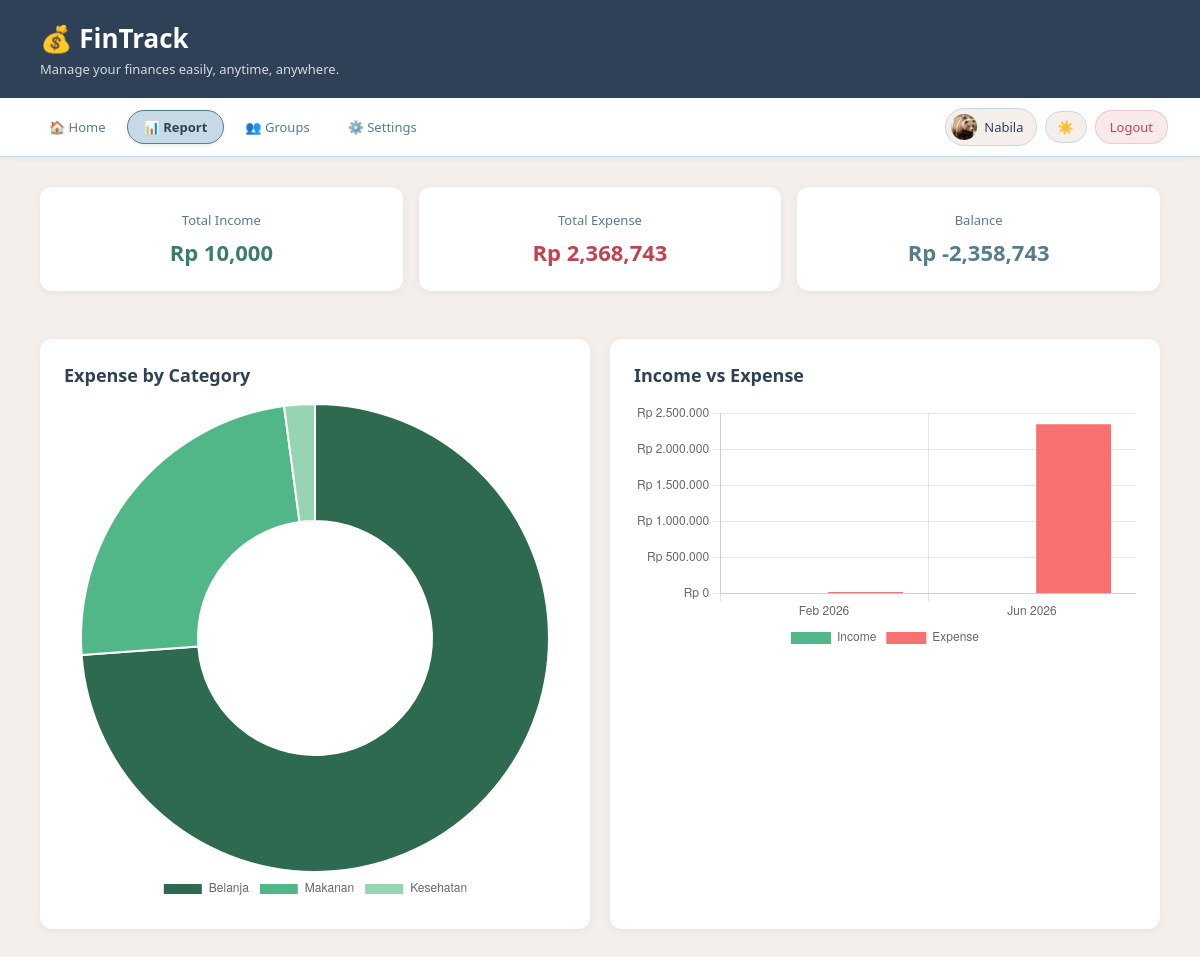
/report (signed in), run on the app's committed database.
### app.py (models this page shows)
class User(UserMixin, db.Model):
    id           = db.Column(db.Integer, primary_key=True)
    name         = db.Column(db.String(100), nullable=False)
    email        = db.Column(db.String(100), unique=True, nullable=False)
    password     = db.Column(db.String(200), nullable=False)
    photo        = db.Column(db.String(200), nullable=True)
    language     = db.Column(db.String(5),  default='id')
    theme        = db.Column(db.String(10), default='light')
    notif_popup  = db.Column(db.Boolean,    default=True)
    timezone     = db.Column(db.String(50), default='Asia/Jakarta')
    created_at   = db.Column(db.DateTime,   default=datetime.utcnow)
    transactions = db.relationship('Transaction', backref='user', lazy=True)

### app.py (the view)
@app.route('/report')
@login_required
def report():
    transactions  = Transaction.query.filter_by(user_id=current_user.id)\
                               .order_by(Transaction.date.asc()).all()
    category_data = {}
    monthly_data  = {}
    for t in transactions:
        if t.type == 'expense':
            category_data[t.category] = category_data.get(t.category, 0) + t.amount
        key = t.date.strftime('%b %Y')
        if key not in monthly_data:
            monthly_data[key] = {'income': 0, 'expense': 0}
        monthly_data[key][t.type] += t.amount
    total_income  = sum(t.amount for t in transactions if t.type == 'income')
    total_expense = sum(t.amount for t in transactions if t.type == 'expense')
    balance       = total_income - total_expense
    return render_template('report.html',
                           category_data=category_data,
                           monthly_data=monthly_data,
                           total_income=total_income,
                           total_expense=total_expense,
                           balance=balance)

### app.py (called while the page is built)
@login_manager.user_loader
def load_user(user_id):
    return User.query.get(int(user_id))

@app.context_processor
def inject_translation():
    lang = current_user.language if current_user.is_authenticated else 'id'
    return dict(t=get_translation(lang))

### translations.py (called while the page is built)
def get_translation(lang='id'):
    return TRANSLATIONS.get(lang, TRANSLATIONS['id'])

### templates/report.html (shortened to what this page needs)
<!DOCTYPE html>
<html lang="id" id="html-root">
<head>
    <link rel="stylesheet" href="{{ url_for('static', filename='style.css') }}">
</head>
<body>
<header>
    <h1>💰 FinTrack</h1>
    <p>{{ t['desc_app'] }}</p>
</header>
<nav class="navbar">
    <a href="/index" class="nav-link">🏠 {{ t['nav_home'] }}</a>
    <a href="/report" class="nav-link active">📊 {{ t['nav_report'] }}</a>
    <a href="/groups" class="nav-link">👥 {{ t['nav_sharing'] }}</a>
    <a href="/settings" class="nav-link">⚙️ {{ t['nav_settings'] }}</a>
    <div class="nav-right">
        <div class="user-chip">
            <div class="user-avatar">
                {% if current_user.photo %}
                    <img src="{{ url_for('static', filename='uploads/' + current_user.photo) }}" alt="foto">
                {% else %}
                    👤
                {% endif %}
            </div>
            <span>{{ current_user.name }}</span>
        </div>
        <button class="theme-toggle" onclick="toggleTheme()">
            <span class="theme-icon">☀️</span>
        </button>
        <a href="/logout" class="btn-logout">{{ t['nav_logout'] }}</a>
    </div>
</nav>
<main>
    <div class="summary-grid">
        <div class="card summary-card income">
            <p class="label">{{ t['total_income'] }}</p>
            <p class="amount">Rp {{ "{:,.0f}".format(total_income) }}</p>
        </div>
        <div class="card summary-card expense">
            <p class="label">{{ t['total_expense'] }}</p>
            <p class="amount">Rp {{ "{:,.0f}".format(total_expense) }}</p>
        </div>
        <div class="card summary-card balance">
            <p class="label">{{ t['balance'] }}</p>
            <p class="amount">Rp {{ "{:,.0f}".format(balance) }}</p>
        </div>
    </div>
    <div class="chart-grid">
        <div class="card">
            <h2>{{ t['expense_by_cat'] }}</h2>
            {% if category_data %}
                <canvas id="categoryChart"></canvas>
            {% else %}
                <p class="empty-msg">{{ t['no_expense_data'] }}</p>
            {% endif %}
        </div>
        <div class="card">
            <h2>{{ t['income_vs_expense'] }}</h2>
            {% if monthly_data %}
                <canvas id="monthlyChart"></canvas>
            {% else %}
                <p class="empty-msg">{{ t['no_transaction_data'] }}</p>
            {% endif %}
        </div>
    </div>
</main>
<script>
    // Data dari Flask
    const categoryLabels = {{ category_data.keys() | list | tojson }};
    const categoryValues = {{ category_data.values() | list | tojson }};
    const monthlyLabels  = {{ monthly_data.keys()  | list | tojson }};
    const monthlyIncome  = {{ monthly_data.values() | map(attribute='income')  | list | tojson }};
    const monthlyExpense = {{ monthly_data.values() | map(attribute='expense') | list | tojson }};
    // Donut chart
    if (categoryLabels.length > 0) {
        new Chart(document.getElementById('categoryChart'), {
            type: 'doughnut',
            data: {
                labels: categoryLabels,
                datasets: [{
                    data: categoryValues,
                    backgroundColor: [
                        '#2d6a4f','#52b788','#95d5b2',
                        '#dc2626','#f87171','#fca5a5',
                        '#1d4ed8','#60a5fa'
                    ],
                    borderWidth: 2
                }]
            },
            options: {
                responsive: true,
                plugins: {
                    legend: { position: 'bottom' }
                }
            }
        });
    }
    // Bar chart
    if (monthlyLabels.length > 0) {
        new Chart(document.getElementById('monthlyChart'), {
            type: 'bar',
            data: {
                labels: monthlyLabels,
                datasets: [
                    {
                        label: {{ t['income'] | tojson }},
                        data: monthlyIncome,
                        backgroundColor: '#52b788'
                    },
                    {
                        label: {{ t['expense'] | tojson }},
                        data: monthlyExpense,
                        backgroundColor: '#f87171'
                    }
                ]
            },
            options: {
                responsive: true,
                plugins: {
                    legend: { position: 'bottom' }
                },
                scales: {
                    y: {
                        beginAtZero: true,
                        ticks: {
                            callback: value => 'Rp ' + value.toLocaleString('id-ID')
                        }
                    }
                }
            }
        });
    }
</script>
</body>
</html>

### static/style.css (style rules this page uses)
* { margin: 0; padding: 0; box-sizing: border-box; }
body { font-family: 'Segoe UI', sans-serif; background-color: #F5EFEB; color: #2F4156; }
header { background-color: #2F4156; color: white; padding: 20px 40px; }
header h1 { font-size: 26px; }
header p { font-size: 13px; opacity: 0.8; margin-top: 4px; }
main { padding: 30px 40px; }
.summary-grid { display: grid; grid-template-columns: repeat(3, 1fr); gap: 16px; margin-bottom: 24px; }
.summary-card { text-align: center; padding: 20px; }
.summary-card .label { font-size: 13px; color: #567C8D; margin-bottom: 8px; }
.summary-card .amount { font-size: 22px; font-weight: 600; }
.summary-card.income .amount { color: #3A7D6E; }
.summary-card.expense .amount { color: #C0444F; }
.summary-card.balance .amount { color: #567C8D; }
.card { background: #FFFFFF; border-radius: 12px; padding: 24px; box-shadow: 0 2px 8px rgba(47,65,86,0.07); margin-bottom: 24px; }
.card h2 { margin-bottom: 16px; font-size: 18px; color: #2F4156; }
.navbar { background: #FFFFFF; padding: 10px 32px; display: flex; align-items: center; gap: 4px; border-bottom: 1px solid #C8D9E6; box-shadow: 0 1px 6px rgba(47,65,86,0.07); position: sticky; top: 0; z-index: 50; transition: background 0.2s, border-color 0.2s; flex-wrap: nowrap; overflow-x: auto; scrollbar-width: none; }
.navbar a.nav-link { text-decoration: none; color: #567C8D; font-size: 13px; font-weight: 500; padding: 7px 16px; border-radius: 99px; display: inline-flex; align-items: center; gap: 6px; white-space: nowrap; transition: background 0.18s, color 0.18s, border-color 0.18s, box-shadow 0.18s; border: 1.5px solid transparent; }
.navbar a.nav-link.active { background: #C8D9E6; color: #2F4156; font-weight: 650; border-color: #567C8D; box-shadow: 0 1px 4px rgba(47,65,86,0.10); }
.nav-right { margin-left: auto; display: flex; align-items: center; gap: 8px; flex-shrink: 0; }
.user-chip { display: inline-flex; align-items: center; gap: 7px; padding: 5px 12px 5px 5px; border-radius: 99px; background: #F5EFEB; border: 1.5px solid #C8D9E6; font-size: 13px; font-weight: 500; color: #2F4156; white-space: nowrap; }
.user-avatar { width: 26px; height: 26px; border-radius: 50%; background: #C8D9E6; display: flex; align-items: center; justify-content: center; font-size: 12px; overflow: hidden; flex-shrink: 0; }
.user-avatar img { width: 100%; height: 100%; object-fit: cover; }
.theme-toggle { display: inline-flex; align-items: center; gap: 5px; padding: 6px 12px; border-radius: 99px; background: #F5EFEB; border: 1.5px solid #C8D9E6; cursor: pointer; font-size: 13px; font-weight: 500; color: #567C8D; transition: all 0.2s; white-space: nowrap; font-family: inherit; }
.btn-logout { display: inline-flex; align-items: center; gap: 5px; padding: 7px 14px; border-radius: 99px; font-size: 13px; font-weight: 500; background: #FAE9EA; color: #C0444F; border: 1.5px solid rgba(192,68,79,0.2); text-decoration: none; cursor: pointer; transition: all 0.18s; white-space: nowrap; font-family: inherit; }
.chart-grid { display: grid; grid-template-columns: 1fr 1fr; gap: 20px; }

### data on the page
User: photo (picture), name "Nabila"

### other printed values
{{ t['desc_app'] }} "Manage your finances easily, anytime, anywhere."
{{ t['nav_home'] }} "Home"
{{ t['nav_report'] }} "Report"
{{ t['nav_sharing'] }} "Groups"
{{ t['nav_settings'] }} "Settings"
{{ t['nav_logout'] }} "Logout"
{{ t['total_income'] }} "Total Income"
{{ "{:,.0f}".format(total_income) }} "10,000"
{{ t['total_expense'] }} "Total Expense"
{{ "{:,.0f}".format(total_expense) }} "2,368,743"
{{ t['balance'] }} "Balance"
{{ "{:,.0f}".format(balance) }} "-2,358,743"
{{ t['expense_by_cat'] }} "Expense by Category"
{{ t['income_vs_expense'] }} "Income vs Expense"
chart data {{ category_data.keys() | list | tojson }} ["Belanja", "Makanan", "Kesehatan"]
